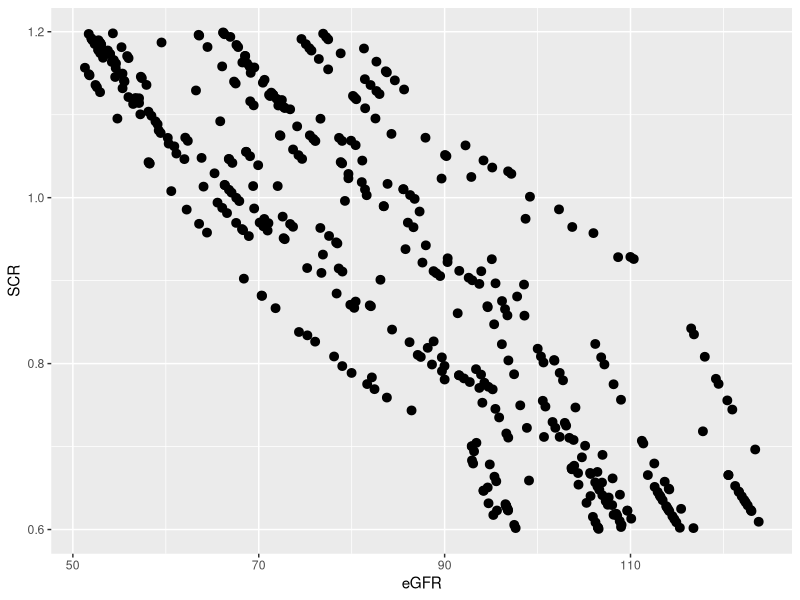

Write R code to recreate this figure.
## ---- chunk 1
CEF <- read.table("IW2_Dataset_003_2526.txt", 
                  sep = " ",        # space-separated
                  na.strings = ".", # treat "." as NA
                  header = TRUE)
## ---- chunk 2
library(tidyverse)
library(ggplot2)
## ---- chunk 3
CEF <- CEF %>%
  mutate(BW = as.numeric(BW),
         ALB = as.numeric(ALB),
         eGFR = as.numeric(eGFR),
         DVID = as.integer(CONC_ID),
         EVID = case_when(
           is.na(CONC) & DOSE!=0 ~ 1,
           CONC>=0 ~ 0,
           is.na(CONC) & DOSE==0 ~ 2))

# CEF$ALBgL = CEF$ALB * 66500 * 0.001 # 65000 g/L; ALB (mmol/L or 1E-3 mol/L)
# CEF$AMT = CEF$DOSE * 600 / 1000 # 600 g/mol; mmol = 1E-3 mol; AMT in g
# CEF$DV = CEF$CONC * 600 / 1000 # DV in g/L

write.table(CEF, file = "dataset.txt", quote = FALSE, sep = " ", na = ".")
## ---- chunk 4
## check %BLQ
conc1 <- na.omit(CEF$CONC[CEF$CONC_ID==1]) # omit missing values from the concentrations
LLOQ1 <- 0.001 # given: LLOQ = 0.001 mmol/L for total conc.
perc_BLQ1 <- mean(conc1 < LLOQ1) * 100
perc_BLQ1

conc2 <- na.omit(CEF$CONC[CEF$CONC_ID==2])
LLOQ2 <- 0.0001 # given: LLOQ = 0.0001 mmol/L for unbound conc.
perc_BLQ2 <- mean(conc2 < LLOQ2) * 100
perc_BLQ2
## ---- chunk 5
ggplot(CEF,
       aes(x = eGFR,
           y = SCR)) +
  geom_point(size = 0.5) +
  stat_summary(line = "mean")
